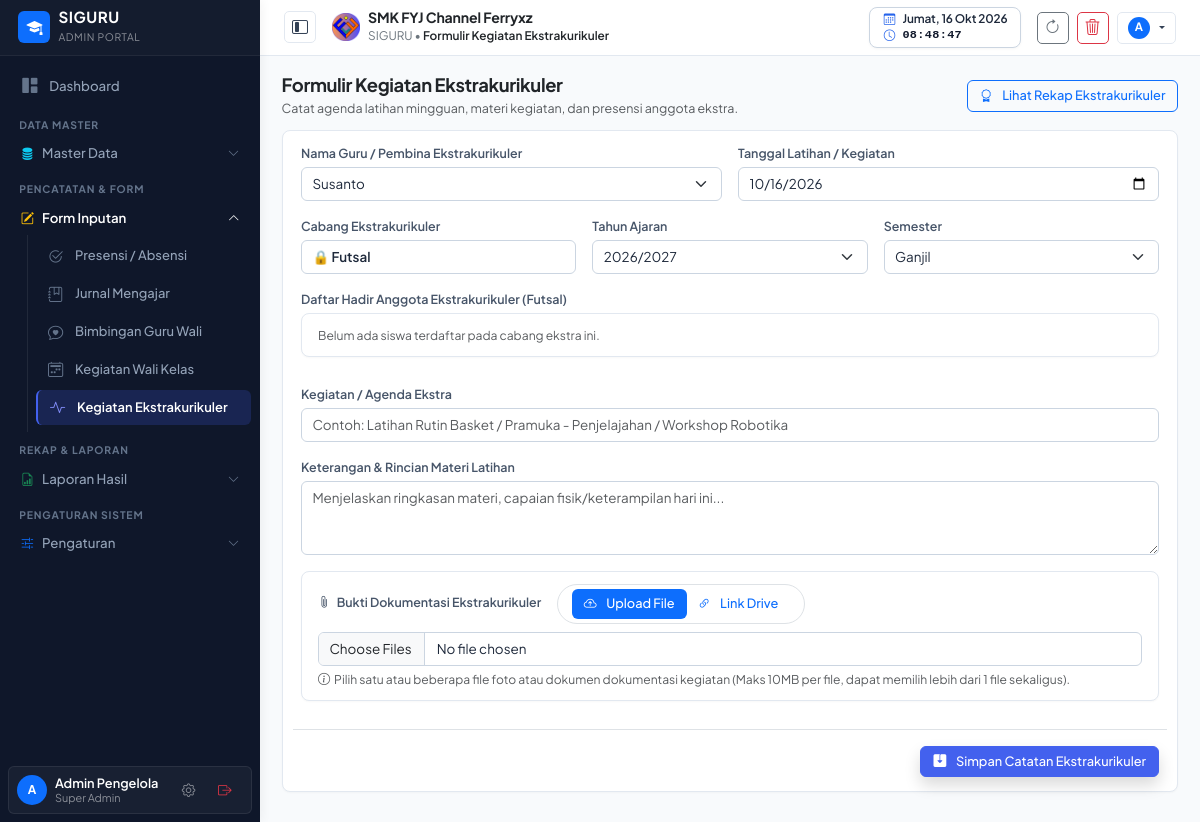
Page /form-ekstra.php?guru=Susanto (signed in) on the earlier database version.
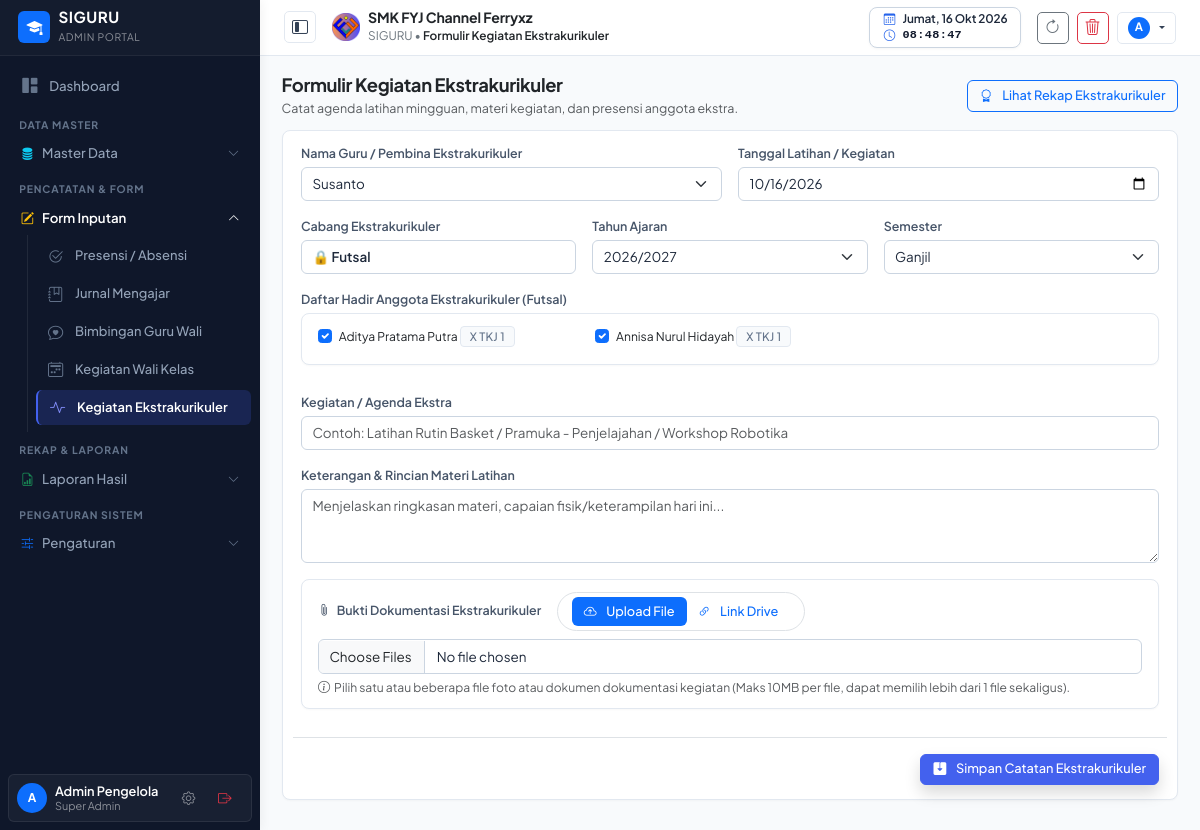
Same page on the later database version.
### tables this page shows
CREATE TABLE data_murid_ekstra (
    id INTEGER PRIMARY KEY AUTOINCREMENT,
    nisn TEXT NOT NULL,
    nama_murid TEXT NOT NULL,
    jenis_kelamin TEXT NOT NULL,
    kelas TEXT NOT NULL,
    nama_ekstra TEXT NOT NULL
);

### form-ekstra.php (the view, shortened to what the changed rows need)
<?php
$user = currentUser();
$pdo = getDBConnection();
$ekstraList = getDaftarEkstra();
$guruList = $pdo->query("SELECT nama_guru FROM data_guru ORDER BY nama_guru ASC")->fetchAll(PDO::FETCH_COLUMN);
$isSuper = isSuperAdmin();
$defaultGuru = $isSuper ? ($guruList[0] ?? $user['nama']) : $user['nama'];
$selectedGuru = $isSuper ? ($_GET['guru'] ?? $defaultGuru) : $user['nama'];
$guruEkstraList = getEkstraByGuru($selectedGuru);
if (!empty($guruEkstraList)) {
    $reqEkstra = $_GET['ekstra'] ?? '';
    $selectedEkstra = (!empty($reqEkstra) && in_array($reqEkstra, $guruEkstraList)) ? $reqEkstra : $guruEkstraList[0];
} elseif ($isSuper) {
    $selectedEkstra = $_GET['ekstra'] ?? ($ekstraList[0] ?? 'Pramuka');
} else {
    $selectedEkstra = '';
}
$siswaPeserta = [];
if (!empty($selectedEkstra)) {
    $stmtPeserta = $pdo->prepare("SELECT * FROM data_murid_ekstra WHERE (nama_ekstra = ? OR nama_ekstra LIKE ? OR nama_ekstra LIKE ? OR nama_ekstra LIKE ?) ORDER BY nama_murid ASC");
    $stmtPeserta->execute([$selectedEkstra, "$selectedEkstra, %", "%, $selectedEkstra, %", "%, $selectedEkstra"]);
    $siswaPeserta = $stmtPeserta->fetchAll();
    if (empty($siswaPeserta)) {
        $siswaPeserta = $pdo->query("SELECT * FROM data_murid_ekstra ORDER BY nama_murid ASC")->fetchAll();
    }
}
require_once __DIR__ . '/views/header.php';
?>
<main class="content-wrapper">
    <div class="card card-table p-4">
        <form method="POST" action="form-ekstra.php" enctype="multipart/form-data">
            <div class="row g-3">
                <div class="col-12">
                    <div class="card p-3 bg-light border rounded-3" style="max-height: 200px; overflow-y: auto;">
                        <div class="row g-2">
                            <?php if (empty($siswaPeserta)): ?>
                                <div class="col-12 text-muted small">Belum ada siswa terdaftar pada cabang ekstra ini.</div>
                            <?php else: foreach ($siswaPeserta as $sp): ?>
                                <div class="col-md-4 col-sm-6">
                                    <div class="form-check">
                                        <input class="form-check-input" type="checkbox" name="nama_murid[]" value="<?= htmlspecialchars($sp['nama_murid']) ?>" id="sp_<?= $sp['id'] ?>" checked>
                                        <label class="form-check-label small" for="sp_<?= $sp['id'] ?>">
                                            <?= htmlspecialchars($sp['nama_murid']) ?> <span class="badge bg-secondary-subtle text-secondary"><?= htmlspecialchars($sp['kelas']) ?></span>
                                        </label>
                                    </div>
                                </div>
                            <?php endforeach; endif; ?>
                        </div>
                    </div>
                </div>
            </div>
        </form>
    </div>
</main>
<?php require_once __DIR__ . '/views/footer.php'; ?>

Differences in the rows shown:
added data_murid_ekstra: nama_murid "Aditya Pratama Putra", kelas "X TKJ 1"
added data_murid_ekstra: nama_murid "Annisa Nurul Hidayah", kelas "X TKJ 1"
Other differences:
text no longer shown: "Belum ada siswa terdaftar pada cabang ekstra ini."
